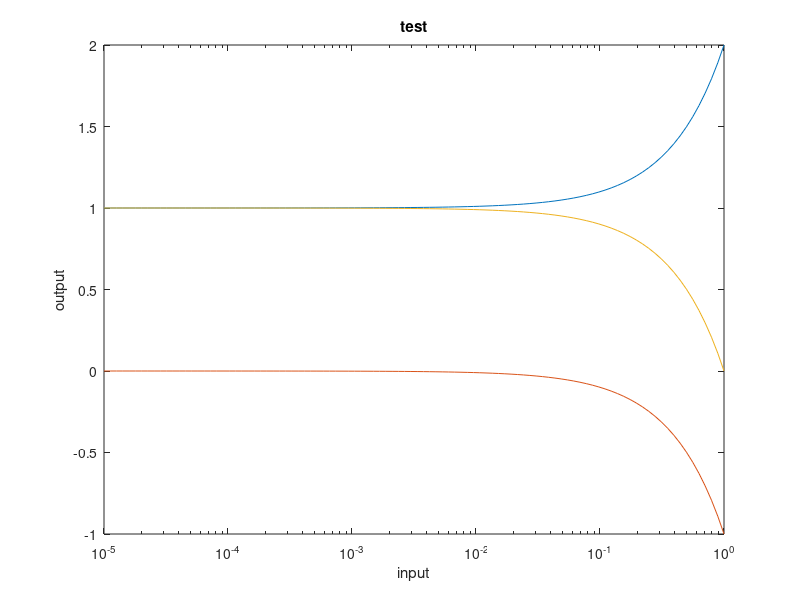

This chart was generated by the following MATLAB code: (Note: this script raises an error after producing the figure.)
x = logspace(-5,0,100);
y1 = x+1;
y2 = -x;
y3 = -x+1;
lg = semilogx(x,y1,x,y2,x,y3)
xlabel('input')
ylabel('output')
title('test')
lg(1).Color = 'b';
lg(2).Color = '#FF9912';
lg(3).Color = 'g';
legend('Proposed','Verifinger','CMNet')
grid on